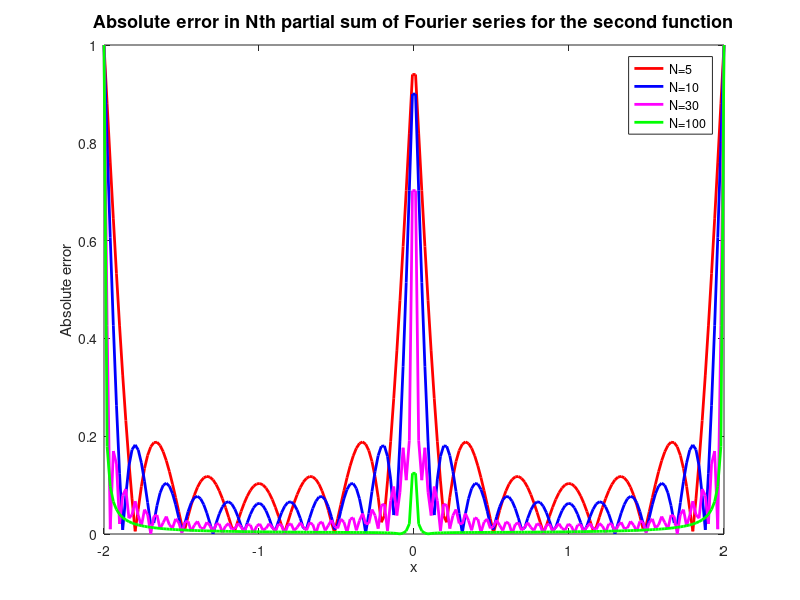

Source code (MATLAB):
%Ecem Kahraman, 47962113
%Kurtis Harms, 38764114
%Mike Wilk, 21085121
%Purpose: Computing and plotting the error in Fourier series for the 
%second function and to compute the relative error at x=1/2

clear all

format long

color=['r','b','m','g']

x=linspace(-2,2,200)

%Since there is no exact x=0.5 in our x values, we aim to get the one 
%closest to 0.5 and the index value for this x is found below
ind=find(abs(x-0.5)<0.01);

%N values given for finding the first N nonzero terms of this series
N=[5 10 30 100]


for j=1:length(N)
    
    partialsum=0;
    
    %Odd function thus no a_n terms
    for n=1:2:N(j)
        partialsum=partialsum+((4/(pi*n)).*sin((n*pi*x)/2));

    end
    
    %a_0=0; thus SN=partial sum found above  
    SN=partialsum;
    
    %defining the actual function F2
    F2=zeros(1,length(x));
    for k=1:length(x)
        if x(k)>0;
            F2(k)=1;
        else 
            F2(k)=-1;
        end
    end
    
    abserr=abs(SN-F2);
    
   %value of SN(0.5) and relative error at x=0.5
   %Note that exact value of F2 is 1 at x=0.5
    
    val(j)=SN(ind);
    relerr(j)=abs(1-val(j))/1;
    
    plot(x,abserr,color(j),'Linewidth',2)
    title('Absolute error in Nth partial sum of Fourier series for the second function','fontsize',13)
    xlabel('x')
    ylabel('Absolute error')
    legend('N=5','N=10','N=30', 'N=100')
    
    hold on
    
end
    
    
            
            
    